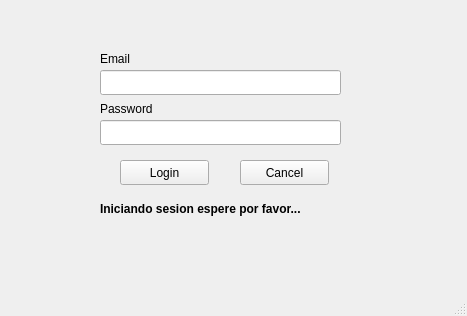
<?xml version="1.0" encoding="UTF-8"?>
<ui version="4.0">
 <class>LoginWindow</class>
 <widget class="QMainWindow" name="LoginWindow">
  <property name="geometry">
   <rect>
    <x>0</x>
    <y>0</y>
    <width>467</width>
    <height>316</height>
   </rect>
  </property>
  <property name="windowTitle">
   <string>Ingresa a TuPartido Manager</string>
  </property>
  <widget class="QWidget" name="centralwidget">
   <widget class="QLabel" name="lblEmail">
    <property name="geometry">
     <rect>
      <x>100</x>
      <y>50</y>
      <width>38</width>
      <height>17</height>
     </rect>
    </property>
    <property name="text">
     <string>Email</string>
    </property>
   </widget>
   <widget class="QLineEdit" name="edtPassword">
    <property name="geometry">
     <rect>
      <x>100</x>
      <y>120</y>
      <width>241</width>
      <height>25</height>
     </rect>
    </property>
    <property name="text">
     <string/>
    </property>
   </widget>
   <widget class="QLabel" name="lblPassword">
    <property name="geometry">
     <rect>
      <x>100</x>
      <y>100</y>
      <width>65</width>
      <height>17</height>
     </rect>
    </property>
    <property name="text">
     <string>Password</string>
    </property>
   </widget>
   <widget class="QPushButton" name="btnLogin">
    <property name="geometry">
     <rect>
      <x>120</x>
      <y>160</y>
      <width>89</width>
      <height>25</height>
     </rect>
    </property>
    <property name="text">
     <string>Login</string>
    </property>
   </widget>
   <widget class="QPushButton" name="btnCancel">
    <property name="geometry">
     <rect>
      <x>240</x>
      <y>160</y>
      <width>89</width>
      <height>25</height>
     </rect>
    </property>
    <property name="text">
     <string>Cancel</string>
    </property>
   </widget>
   <widget class="QLineEdit" name="edtEmail">
    <property name="geometry">
     <rect>
      <x>100</x>
      <y>70</y>
      <width>241</width>
      <height>25</height>
     </rect>
    </property>
   </widget>
   <widget class="QLabel" name="lblErrorMessage">
    <property name="geometry">
     <rect>
      <x>100</x>
      <y>200</y>
      <width>271</width>
      <height>17</height>
     </rect>
    </property>
    <property name="font">
     <font>
      <weight>75</weight>
      <bold>true</bold>
     </font>
    </property>
    <property name="text">
     <string>Iniciando sesion espere por favor...</string>
    </property>
   </widget>
  </widget>
  <widget class="QMenuBar" name="menubar">
   <property name="geometry">
    <rect>
     <x>0</x>
     <y>0</y>
     <width>467</width>
     <height>22</height>
    </rect>
   </property>
  </widget>
  <widget class="QStatusBar" name="statusbar"/>
 </widget>
 <resources/>
 <connections/>
</ui>
